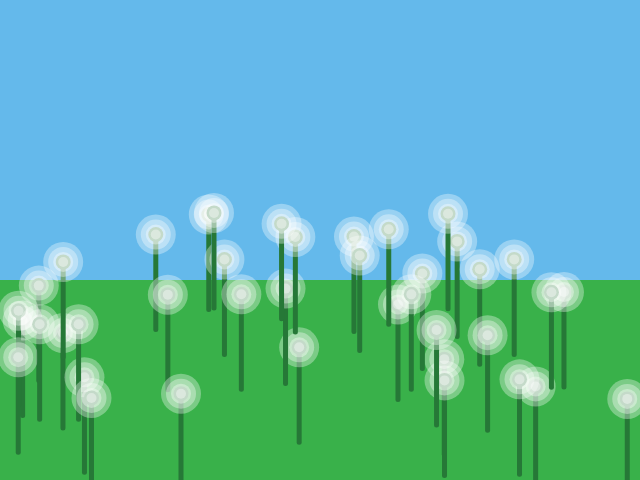
Frame 1 (no input)
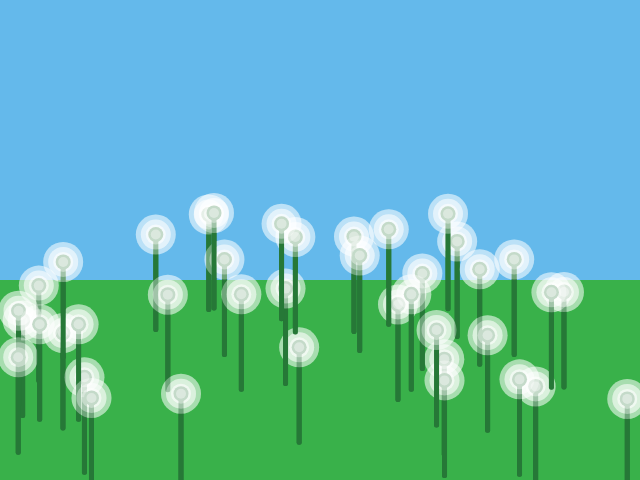
Frame 2 (the mouse pressed at the canvas centre, redrawn once)

The p5.js sketch that drew these frames (run headless with seeded random() and noise() and a simulated clock; the mouse was pressed at the canvas centre and the sketch redrawn once):

// p5.js sketch
// ── sketch.js
//Variable statements
var xPos = [];
var yPos = [];

function setup() {
	// Create Canvas
	createCanvas(640, 480);
	noStroke();
	noLoop();
	colorMode(RGB);
	background(100, 185, 235);
	fill(57, 177, 74);
	rect(0, 280, 640, 200);
	for (var i = 0; i < 40; i++) {
		xPos[i] = random(0, 640);
		yPos[i] = random(200, 400);
	}
}

function draw() {
	var size = 40;
	for (var i = 0; i < 40; i++) {
		// Stems
		fill(38, 120, 55);
		rect(xPos[i] - 2.5, yPos[i] - 2.5, 5, 100, 20);
		ellipse(xPos[i], yPos[i], 15, 15);
		//Flowers:
		// 1st Sphere
		fill(255, 255, 255, 85);
		ellipse(xPos[i], yPos[i], size, size);

		// 2nd Sphere
		fill(255, 255, 255, 90);
		ellipse(xPos[i], yPos[i], size - 10, size - 10);

		// 3rd Sphere
		fill(255, 255, 255, 95);
		ellipse(xPos[i], yPos[i], size - 20, size - 20);

		// 4th Sphere
		fill(255, 255, 255, 100);
		ellipse(xPos[i], yPos[i], size - 30, size - 30);

	}
}
